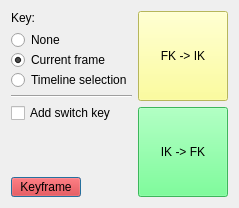
<?xml version="1.0" encoding="UTF-8"?>
<ui version="4.0">
 <class>Dialog</class>
 <widget class="QDialog" name="Dialog">
  <property name="geometry">
   <rect>
    <x>0</x>
    <y>0</y>
    <width>226</width>
    <height>206</height>
   </rect>
  </property>
  <property name="windowTitle">
   <string>FK/IK Switcher</string>
  </property>
  <layout class="QGridLayout" name="gridLayout">
   <item row="0" column="0">
    <layout class="QVBoxLayout" name="verticalLayout_3">
     <property name="spacing">
      <number>5</number>
     </property>
     <item>
      <widget class="QLabel" name="label_4">
       <property name="text">
        <string>Key:</string>
       </property>
      </widget>
     </item>
     <item>
      <layout class="QVBoxLayout" name="verticalLayout">
       <property name="spacing">
        <number>0</number>
       </property>
       <item>
        <widget class="QRadioButton" name="KeyNone">
         <property name="text">
          <string>None</string>
         </property>
        </widget>
       </item>
       <item>
        <widget class="QRadioButton" name="KeyFrame">
         <property name="text">
          <string>Current frame</string>
         </property>
         <property name="checked">
          <bool>true</bool>
         </property>
        </widget>
       </item>
       <item>
        <widget class="QRadioButton" name="KeyTimeline">
         <property name="text">
          <string>Timeline selection</string>
         </property>
        </widget>
       </item>
      </layout>
     </item>
     <item>
      <widget class="Line" name="line">
       <property name="orientation">
        <enum>Qt::Horizontal</enum>
       </property>
      </widget>
     </item>
     <item>
      <widget class="QCheckBox" name="SwitchKey">
       <property name="text">
        <string>Add switch key</string>
       </property>
      </widget>
     </item>
     <item>
      <spacer name="verticalSpacer">
       <property name="orientation">
        <enum>Qt::Vertical</enum>
       </property>
       <property name="sizeHint" stdset="0">
        <size>
         <width>20</width>
         <height>40</height>
        </size>
       </property>
      </spacer>
     </item>
     <item>
      <widget class="QPushButton" name="Keyframe">
       <property name="maximumSize">
        <size>
         <width>70</width>
         <height>20</height>
        </size>
       </property>
       <property name="styleSheet">
        <string notr="true">background-color: rgb(255, 0, 0);
color: rgb(0, 0, 0);</string>
       </property>
       <property name="text">
        <string>Keyframe</string>
       </property>
      </widget>
     </item>
    </layout>
   </item>
   <item row="0" column="1">
    <layout class="QVBoxLayout" name="verticalLayout_2">
     <item>
      <widget class="QPushButton" name="FkToIk">
       <property name="sizePolicy">
        <sizepolicy hsizetype="Minimum" vsizetype="MinimumExpanding">
         <horstretch>0</horstretch>
         <verstretch>0</verstretch>
        </sizepolicy>
       </property>
       <property name="minimumSize">
        <size>
         <width>90</width>
         <height>90</height>
        </size>
       </property>
       <property name="styleSheet">
        <string notr="true">background-color: rgb(255, 255, 127);
color: rgb(0, 0, 0);</string>
       </property>
       <property name="text">
        <string>FK -&gt; IK</string>
       </property>
      </widget>
     </item>
     <item>
      <widget class="QPushButton" name="IkToFk">
       <property name="sizePolicy">
        <sizepolicy hsizetype="Minimum" vsizetype="MinimumExpanding">
         <horstretch>0</horstretch>
         <verstretch>0</verstretch>
        </sizepolicy>
       </property>
       <property name="minimumSize">
        <size>
         <width>90</width>
         <height>90</height>
        </size>
       </property>
       <property name="styleSheet">
        <string notr="true">background-color: rgb(85, 255, 127);
color: rgb(0, 0, 0);</string>
       </property>
       <property name="text">
        <string>IK -&gt; FK</string>
       </property>
      </widget>
     </item>
    </layout>
   </item>
  </layout>
 </widget>
 <resources/>
 <connections>
  <connection>
   <sender>KeyNone</sender>
   <signal>toggled(bool)</signal>
   <receiver>SwitchKey</receiver>
   <slot>setDisabled(bool)</slot>
   <hints>
    <hint type="sourcelabel">
     <x>40</x>
     <y>42</y>
    </hint>
    <hint type="destinationlabel">
     <x>49</x>
     <y>101</y>
    </hint>
   </hints>
  </connection>
  <connection>
   <sender>KeyFrame</sender>
   <signal>toggled(bool)</signal>
   <receiver>SwitchKey</receiver>
   <slot>setEnabled(bool)</slot>
   <hints>
    <hint type="sourcelabel">
     <x>32</x>
     <y>58</y>
    </hint>
    <hint type="destinationlabel">
     <x>83</x>
     <y>105</y>
    </hint>
   </hints>
  </connection>
  <connection>
   <sender>KeyTimeline</sender>
   <signal>toggled(bool)</signal>
   <receiver>SwitchKey</receiver>
   <slot>setEnabled(bool)</slot>
   <hints>
    <hint type="sourcelabel">
     <x>66</x>
     <y>75</y>
    </hint>
    <hint type="destinationlabel">
     <x>64</x>
     <y>101</y>
    </hint>
   </hints>
  </connection>
 </connections>
</ui>
